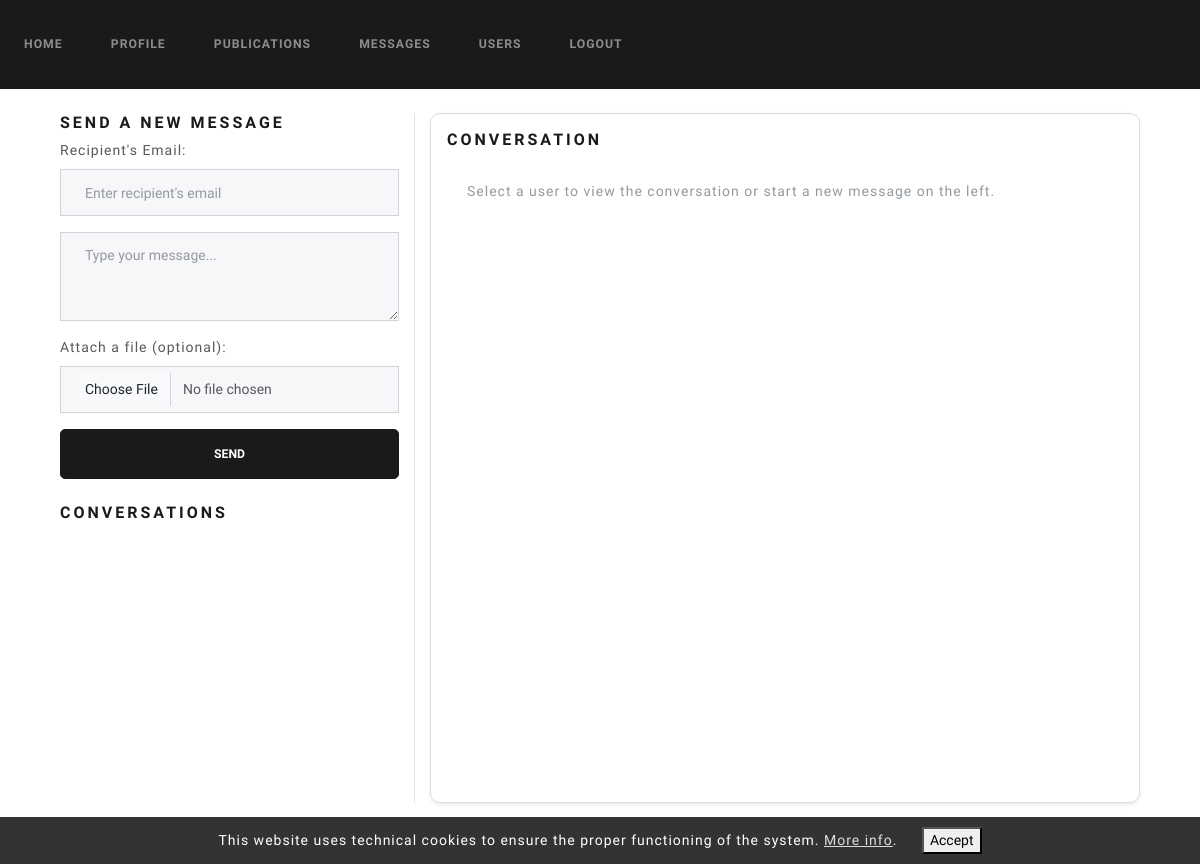
Before: /messages (signed in) with the older database file.
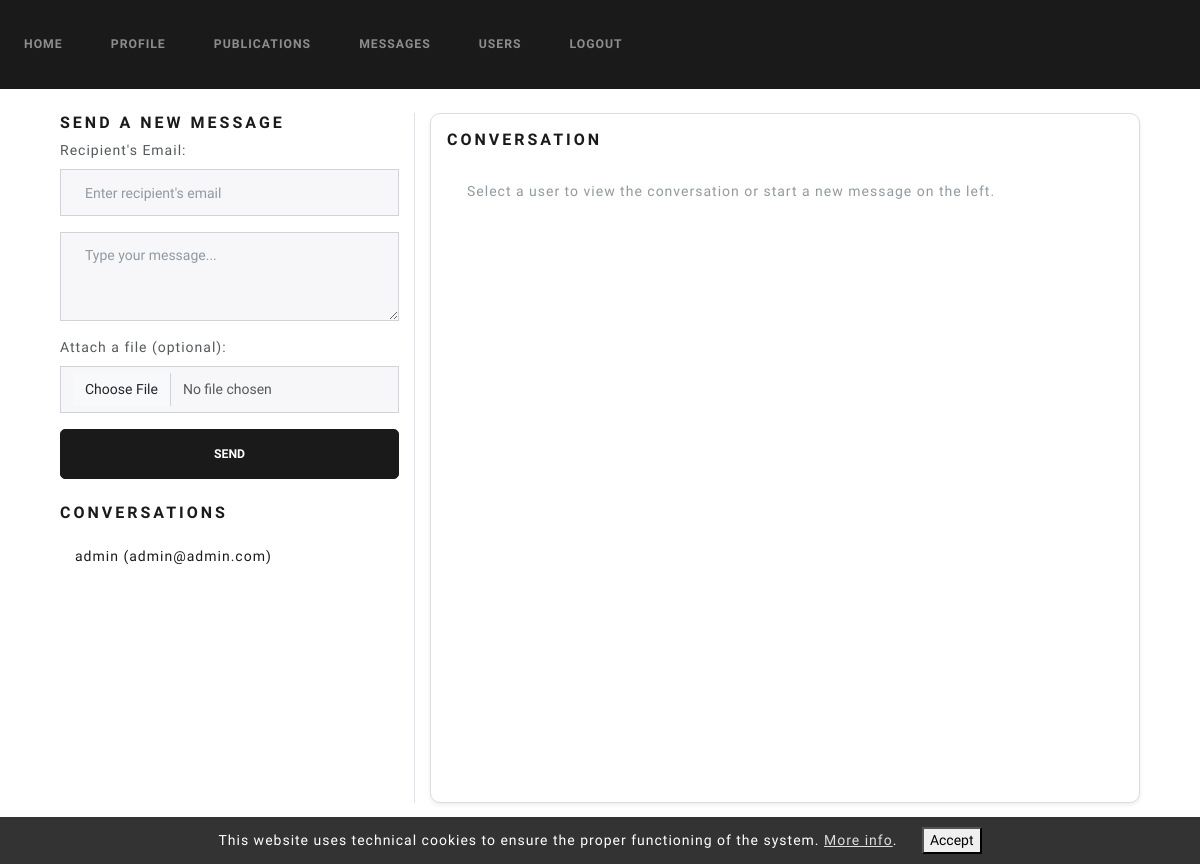
After: the same page with the newer database file.
### website/models.py (models this page shows)
class User(UserMixin, db.Model):
    id = db.Column(db.Integer, primary_key=True)
    name = db.Column(db.String(100), unique=False, nullable=False)
    surname = db.Column(db.String(100), unique=False, nullable=False)
    email = db.Column(db.String(100), unique=True, nullable=False)
    password = db.Column(db.String(100), nullable=False)
    bio = db.Column(db.Text, default="This is my bio.")
    role = db.Column(db.Integer, nullable=False, default=1)
    is_blocked = db.Column(db.Boolean, nullable=False, default=False)
    profile_pic = db.Column(db.String(150), default='default.jpg')
    twitter = db.Column(db.String(255), nullable=True)
    linkedin = db.Column(db.String(255), nullable=True)
    publications = db.relationship('Publication')
    login_records = db.relationship('LoginRecord')

### website/views.py (the view, shortened to what this page needs)
@views.route('/messages', methods=['GET'])
@login_required
def messages():
    users_contacted = User.query.filter(
        User.id != current_user.id,
        or_(
            and_(Message.sender_id == current_user.id, Message.receiver_id == User.id),
            and_(Message.receiver_id == current_user.id, Message.sender_id == User.id)
        )
    ).distinct().all()
    selected_user_id = request.args.get('user_id', type=int)
    conversation = None
    return render_template(
        'messages.html',
        user=current_user,
        users_contacted=users_contacted,
        conversation=conversation,
        selected_user_id=selected_user_id
    )

### website/templates/messages.html (shortened to what this page needs)
{% extends "base.html" %}
{% block content %}
<div class="container mt-4">
    <div class="row">
        <div class="col-md-4 border-end">
            <div class="mb-4">
                <h5 class="text-primary">Send a New Message</h5>
                <form method="POST" action="{{ url_for('views.send_message') }}" enctype="multipart/form-data">
                    <div class="mb-3">
                        <label for="receiver_email" class="form-label">Recipient's Email:</label>
                        <input type="email" name="receiver_email" class="form-control" placeholder="Enter recipient's email" required>
                    </div>
                    <div class="mb-3">
                        <textarea name="content" class="form-control" rows="3" placeholder="Type your message..." required></textarea>
                    </div>
                    <div class="mb-3">
                        <label for="message_file" class="form-label">Attach a file (optional):</label>
                        <input type="file" name="message_file" class="form-control">
                    </div>
                    <button type="submit" class="btn btn-primary w-100">Send</button>
                </form>
            </div>
            <div style="max-height: 400px; overflow-y: auto;">
                <h5 class="text-primary">Conversations</h5>
                <ul class="list-group">
                    {% for user in users_contacted %}
                    <li class="list-group-item">
                        <a href="{{ url_for('views.messages', user_id=user.id) }}" class="text-decoration-none">
                            <strong>{{ user.name }}</strong> ({{ user.email }})
                        </a>
                    </li>
                    {% endfor %}
                </ul>
            </div>
        </div>
        <div class="col-md-8">
            <div class="card shadow-sm p-3">
                <h5 class="card-title text-primary">Conversation</h5>
                <div class="card-body" style="height: 625px; overflow-y: auto;">
                    {% if conversation %}
                    <ul class="list-group">
                        {% for message in conversation %}
                        <li class="list-group-item">
                            <strong class="{% if message.sender_id == current_user.id %}text-success{% else %}text-primary{% endif %}">
                                {% if message.sender_id == current_user.id %}You{% else %}{{ message.sender.name }}{% endif %}:
                            </strong>
                            <span>{{ message.content }}</span>
                            {% if message.file_path %}
                            <div class="mt-2">
                                {% if message.file_path.endswith(('png','jpg','jpeg','gif')) %}
                                    <img src="{{ url_for('static', filename='uploads/messages/' + message.file_path) }}"
                                         class="img-fluid rounded" style="max-height: 200px;">
                                {% else %}
                                    <a href="{{ url_for('static', filename='uploads/messages/' + message.file_path) }}" download>
                                        📎 Download attached file
                                    </a>
                                {% endif %}
                            </div>
                            {% endif %}
                            <small class="text-muted d-block">{{ message.timestamp }}</small>
                        </li>
                        {% endfor %}
                    </ul>
                    {% else %}
                    <p class="text-muted">Select a user to view the conversation or start a new message on the left.</p>
                    {% endif %}
                </div>
            </div>
        </div>
    </div>
</div>
{% endblock %}

Changed rows visible on the page:
now on this page (row edited): User: name "admin", email "admin@admin.com"
